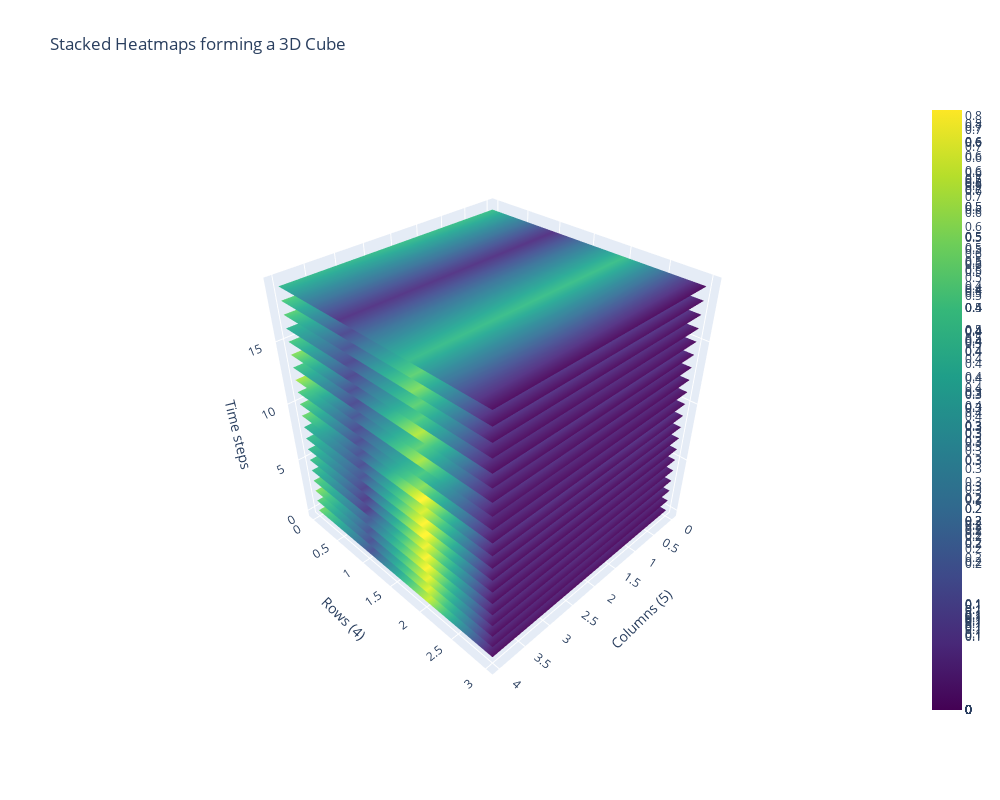

Write notebook code for a chart like this one.
### Code cell
import plotly.graph_objects as go
import numpy as np

# Chuyển tensor sang numpy và lấy một số lượng nhỏ để trực quan hóa
num_layers = 20  # Số lớp cần hiển thị (tăng lên nếu muốn hình hộp lớn hơn)
data_np = data[:num_layers].numpy()

# Tạo hình hộp bằng cách xếp từng heatmap lên trục Z
fig = go.Figure()

for i in range(num_layers):
    fig.add_trace(
        go.Surface(
            z=np.full((4, 5), i),  # Đặt layer ở vị trí z = i
            x=np.arange(5),  # Trục X (5 cột)
            y=np.arange(4),  # Trục Y (4 hàng)
            surfacecolor=data_np[i],  # Giá trị màu từ ma trận 4x5
            colorscale="viridis",  # Bảng màu
            showscale=True  # Hiển thị thang đo
        )
    )

# Cấu hình layout để dễ quan sát hơn
fig.update_layout(
    title="Stacked Heatmaps forming a 3D Cube",
    scene=dict(
        xaxis_title="Columns (5)",
        yaxis_title="Rows (4)",
        zaxis_title="Time steps",
        camera=dict(
            eye=dict(x=1.5, y=1.5, z=1.5)  # Mở rộng góc nhìn
        ),
    ),
    width=1000,  # Mở rộng plot
    height=800
)

fig.show()
